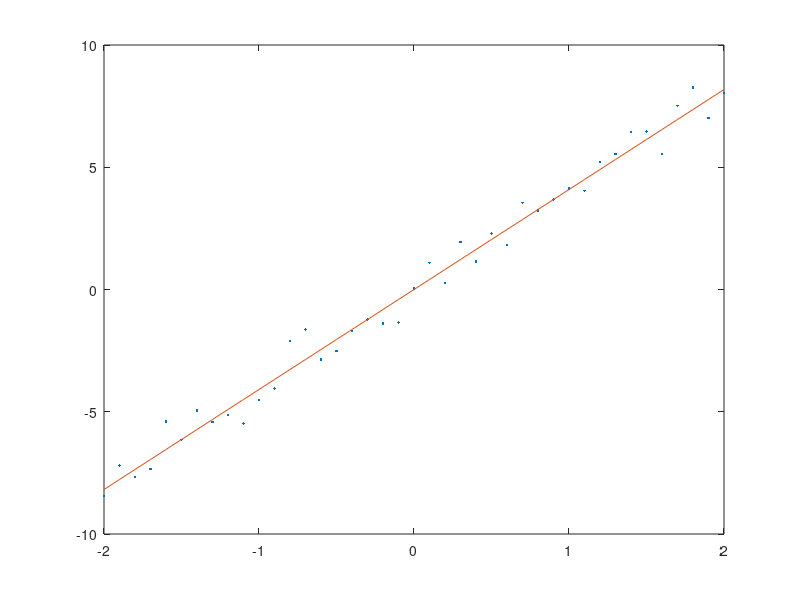

The MATLAB source for this figure:
x=[-2:0.1:2];
y = 4*x;
z=normrnd(0,0.6,1,41);
y = y+z;

w = 0.1;
plot(x,y,'.')
%hold on
for i =[1:200]
    d=w*x*x' - y*x';
    w = w-0.001*d
    plot(x,y,'.',x,w*x)
    pause(0.1)
end
